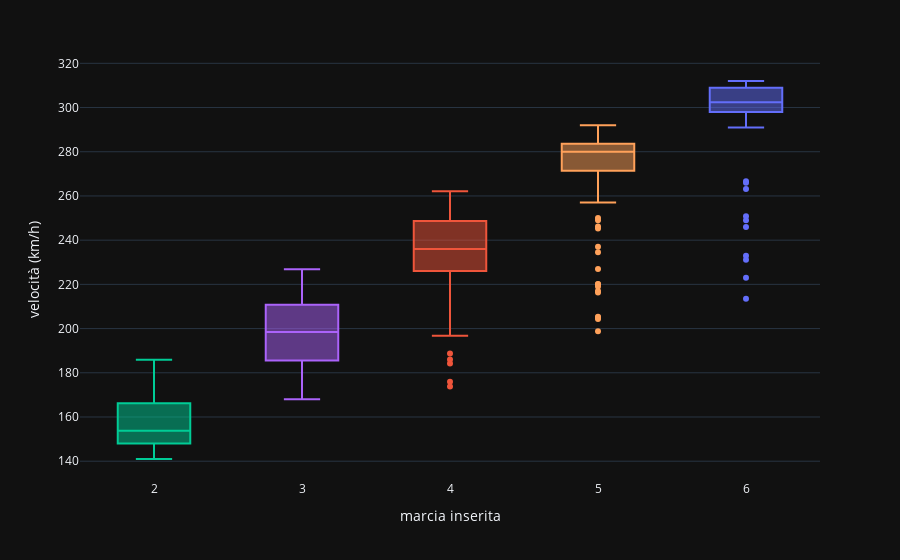

The notebook cell this image was saved under:
### Markdown cell above
### Speed in relazione alla velocità

### Code cell
import plotly.express as px

fig = px.box(
    df, 
    x="nGear", 
    y="Speed", 
    color="nGear",
    title="",
    template="plotly_dark",
    points="outliers" 
)

fig.update_layout(
    xaxis_title="marcia inserita",
    yaxis_title="velocità (km/h)",
    showlegend=False
)

fig.show()

### Figure 1 — Plotly figure (JSON) as saved in the notebook; plotly's stock layout.template omitted (floating-point values rounded to 4 significant figures; data arrays with more than 128 entries replaced by an {"elided": "..."} marker saying what was removed)
{"data": [{"alignmentgroup": "True", "boxpoints": "outliers", "hovertemplate": "nGear=%{x}<br>Speed=%{y}<extra></extra>", "legendgroup": "6", "marker": {"color": "#636efa"}, "name": "6", "notched": false, "offsetgroup": "6", "orientation": "v", "showlegend": true, "type": "box", "x": [6, 6, 6, 6, 6, 6, 6, 6, 6, 6, 6, 6, 6, 6, 6, 6, 6, 6, 6, 6, 6, 6, 6, 6, 6, 6, 6, 6, 6, 6, 6, 6, 6, 6, 6, 6, 6, 6, 6, 6, 6, 6, 6, 6, 6, 6, 6, 6, 6, 6, 6, 6, 6, 6, 6, 6, 6, 6, 6, 6, 6, 6, 6, 6, 6, 6, 6, 6, 6, 6, 6, 6, 6, 6, 6, 6, 6, 6, 6, 6, 6, 6, 6, 6, 6, 6, 6, 6, 6, 6, 6, 6, 6, 6, 6, 6, 6, 6, 6, 6, 6, 6, 6, 6, 6, 6, 6, 6, 6, 6, 6, 6, 6, 6], "x0": " ", "xaxis": "x", "y": [302.7, 303.0, 303.6, 304.0, 304.0, 304.0, 304.4, 305.0, 305.6, 307.0, 307.0, 307.0, 306.7, 306.0, 306.5, 308.0, 308.1, 309.0, 308.9, 308.0, 308.0, 309.8, 310.0, 308.4, 308.0, 308.7, 309.0, 309.0, 309.0, 309.5, 310.0, 309.2, 308.0, 308.6, 310.0, 310.0, 310.0, 310.1, 310.8, 311.0, 311.6, 312.0, 311.6, 311.0, 311.0, 311.0, 311.0, 311.0, 311.0, 311.0, 311.0, 311.0, 311.0, 309.2, 309.0, 309.0, 309.0, 298.7, 295.0, 263.1, 246.0, 233.0, 223.0, 213.5, 291.0, 291.2, 293.9, 294.0, 294.0, 294.0, 297.2, 298.0, 298.0, 298.0, 299.3, 300.0, 300.5, 301.0, 300.6, 300.0, 300.6, 302.0, 301.8, 301.0, 300.4, 297.0, 295.1, 266.6, 266.0, 250.8, 249.0, 231.1, 291.0, 292.4, 294.0, 294.6, 296.0, 296.0, 296.0, 296.3, 298.0, 298.0, 298.0, 298.0, 300.4, 301.0, 300.3, 300.0, 300.6, 301.0, 300.5, 300.0, 300.6, 302.0], "y0": " ", "yaxis": "y"}, {"alignmentgroup": "True", "boxpoints": "outliers", "hovertemplate": "nGear=%{x}<br>Speed=%{y}<extra></extra>", "legendgroup": "4", "marker": {"color": "#EF553B"}, "name": "4", "notched": false, "offsetgroup": "4", "orientation": "v", "showlegend": true, "type": "box", "x": [4, 4, 4, 4, 4, 4, 4, 4, 4, 4, 4, 4, 4, 4, 4, 4, 4, 4, 4, 4, 4, 4, 4, 4, 4, 4, 4, 4, 4, 4, 4, 4, 4, 4, 4, 4, 4, 4, 4, 4, 4, 4, 4, 4, 4, 4, 4, 4, 4, 4, 4, 4, 4, 4, 4, 4, 4, 4, 4, 4, 4, 4, 4, 4, 4, 4, 4, 4, 4, 4, 4, 4, 4, 4, 4, 4, 4, 4, 4, 4, 4, 4, 4, 4, 4, 4, 4, 4, 4, 4, 4, 4, 4, 4, 4, 4, 4, 4, 4, 4, 4, 4, 4, 4, 4, 4, 4, 4, 4, 4, 4, 4, 4, 4, 4], "x0": " ", "xaxis": "x", "y": [200.0, 196.7, 186.0, 184.2, 176.0, 173.7, 225.0, 230.1, 232.0, 235.2, 237.0, 241.0, 244.0, 245.9, 248.0, 250.0, 253.0, 254.3, 257.0, 258.1, 262.2, 229.0, 228.5, 221.2, 221.0, 214.8, 214.0, 214.8, 215.0, 214.3, 214.0, 216.6, 218.0, 222.5, 226.0, 227.0, 228.0, 228.0, 228.0, 228.0, 228.0, 228.0, 228.0, 228.4, 231.0, 231.1, 233.0, 233.0, 235.7, 236.0, 243.3, 245.0, 248.7, 250.0, 252.6, 254.0, 255.7, 216.0, 216.4, 217.0, 218.6, 222.0, 222.2, 223.0, 224.5, 233.0, 233.3, 236.9, 237.0, 238.8, 239.0, 243.9, 245.0, 247.6, 248.0, 251.2, 252.0, 252.0, 252.0, 255.8, 258.0, 258.8, 204.0, 188.8, 227.0, 232.4, 233.0, 236.5, 238.0, 242.5, 246.0, 246.5, 247.0, 249.4, 253.0, 253.9, 256.0, 256.7, 226.0, 227.8, 232.0, 232.9, 236.0, 236.7, 241.0, 241.4, 246.4, 247.0, 248.6, 249.0, 251.2, 252.0, 255.2, 257.0, 258.1], "y0": " ", "yaxis": "y"}, {"alignmentgroup": "True", "boxpoints": "outliers", "hovertemplate": "nGear=%{x}<br>Speed=%{y}<extra></extra>", "legendgroup": "2", "marker": {"color": "#00cc96"}, "name": "2", "notched": false, "offsetgroup": "2", "orientation": "v", "showlegend": true, "type": "box", "x": [2, 2, 2, 2, 2, 2, 2, 2, 2, 2, 2, 2, 2, 2, 2, 2, 2, 2, 2, 2, 2, 2, 2, 2, 2, 2, 2, 2, 2, 2, 2, 2, 2, 2, 2, 2, 2, 2, 2, 2, 2, 2, 2, 2, 2, 2, 2, 2, 2, 2, 2, 2, 2, 2, 2], "x0": " ", "xaxis": "x", "y": [166.0, 165.0, 159.0, 158.5, 151.2, 151.0, 148.3, 148.0, 148.0, 148.0, 147.4, 147.0, 147.9, 149.0, 149.6, 151.0, 152.6, 158.9, 159.0, 164.4, 165.0, 170.7, 172.0, 179.3, 182.0, 185.9, 182.0, 167.3, 162.0, 160.7, 160.0, 153.8, 149.0, 147.6, 146.0, 144.0, 141.0, 141.9, 144.0, 144.0, 144.0, 144.8, 149.0, 149.3, 152.9, 153.0, 158.4, 159.0, 166.3, 168.0, 172.4, 174.0, 175.9, 177.0, 185.4], "y0": " ", "yaxis": "y"}, {"alignmentgroup": "True", "boxpoints": "outliers", "hovertemplate": "nGear=%{x}<br>Speed=%{y}<extra></extra>", "legendgroup": "3", "marker": {"color": "#ab63fa"}, "name": "3", "notched": false, "offsetgroup": "3", "orientation": "v", "showlegend": true, "type": "box", "x": [3, 3, 3, 3, 3, 3, 3, 3, 3, 3, 3, 3, 3, 3, 3, 3, 3, 3, 3, 3, 3, 3, 3, 3, 3, 3, 3, 3, 3, 3, 3, 3, 3, 3, 3, 3, 3, 3, 3, 3, 3, 3, 3, 3, 3, 3, 3, 3, 3, 3, 3, 3, 3, 3, 3, 3, 3, 3, 3, 3, 3, 3, 3, 3, 3, 3, 3, 3, 3, 3, 3, 3, 3, 3, 3, 3, 3, 3, 3, 3, 3, 3, 3, 3, 3, 3, 3, 3, 3, 3, 3, 3, 3, 3, 3, 3, 3, 3, 3, 3, 3, 3, 3, 3, 3, 3, 3, 3, 3, 3, 3, 3, 3, 3, 3, 3, 3, 3, 3, 3, 3, 3, 3, 3, 3, 3], "x0": " ", "xaxis": "x", "y": [188.0, 193.7, 198.0, 200.4, 203.0, 205.4, 209.0, 211.8, 218.0, 218.7, 221.0, 218.9, 207.0, 206.3, 197.2, 197.0, 188.9, 188.0, 183.1, 182.0, 176.1, 174.0, 171.2, 169.0, 168.6, 168.0, 169.4, 173.5, 174.0, 179.8, 180.0, 187.1, 188.0, 192.8, 194.0, 196.9, 198.0, 198.6, 199.0, 200.1, 201.0, 202.4, 204.0, 203.6, 203.0, 203.9, 207.0, 207.6, 211.0, 211.4, 216.9, 217.0, 219.7, 220.0, 224.1, 198.0, 190.0, 187.0, 183.1, 181.0, 179.9, 179.0, 178.0, 177.0, 178.6, 181.0, 183.8, 190.0, 191.6, 197.0, 198.2, 205.0, 205.3, 208.9, 209.0, 210.8, 211.0, 214.3, 215.0, 215.7, 216.0, 216.0, 187.0, 182.9, 192.0, 194.8, 198.0, 201.5, 207.0, 208.8, 213.0, 214.1, 218.0, 218.6, 226.8, 216.0, 210.2, 204.0, 200.8, 196.0, 192.8, 186.0, 185.5, 184.0, 182.9, 177.0, 177.2, 179.9, 180.0, 181.8, 182.0, 187.7, 189.0, 193.4, 195.0, 198.9, 201.0, 206.1, 210.0, 211.7, 213.0, 215.2, 217.0, 220.3, 224.0, 224.8], "y0": " ", "yaxis": "y"}, {"alignmentgroup": "True", "boxpoints": "outliers", "hovertemplate": "nGear=%{x}<br>Speed=%{y}<extra></extra>", "legendgroup": "5", "marker": {"color": "#FFA15A"}, "name": "5", "notched": false, "offsetgroup": "5", "orientation": "v", "showlegend": true, "type": "box", "x": {"elided": "253 int values"}, "x0": " ", "xaxis": "x", "y": {"elided": "253 float values"}, "y0": " ", "yaxis": "y"}], "layout": {"boxmode": "overlay", "legend": {"title": {"text": "nGear"}, "tracegroupgap": 0}, "margin": {"t": 60}, "showlegend": false, "xaxis": {"anchor": "y", "categoryarray": [6, 4, 2, 3, 5], "categoryorder": "array", "domain": [0, 1], "title": {"text": "marcia inserita"}}, "yaxis": {"anchor": "x", "domain": [0, 1], "title": {"text": "velocità (km/h)"}}}}
